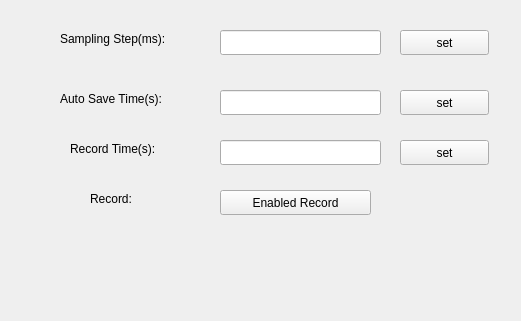
<?xml version="1.0" encoding="UTF-8"?>
<ui version="4.0">
 <class>data_server_record</class>
 <widget class="QWidget" name="data_server_record">
  <property name="geometry">
   <rect>
    <x>0</x>
    <y>0</y>
    <width>521</width>
    <height>321</height>
   </rect>
  </property>
  <property name="windowTitle">
   <string>Form</string>
  </property>
  <widget class="QLabel" name="label">
   <property name="geometry">
    <rect>
     <x>60</x>
     <y>30</y>
     <width>141</width>
     <height>17</height>
    </rect>
   </property>
   <property name="text">
    <string>Sampling Step(ms):</string>
   </property>
  </widget>
  <widget class="QLabel" name="label_2">
   <property name="geometry">
    <rect>
     <x>60</x>
     <y>90</y>
     <width>131</width>
     <height>17</height>
    </rect>
   </property>
   <property name="text">
    <string>Auto Save Time(s):</string>
   </property>
  </widget>
  <widget class="QLabel" name="label_3">
   <property name="geometry">
    <rect>
     <x>70</x>
     <y>140</y>
     <width>121</width>
     <height>17</height>
    </rect>
   </property>
   <property name="text">
    <string>Record Time(s):</string>
   </property>
  </widget>
  <widget class="QLineEdit" name="lineEdit">
   <property name="geometry">
    <rect>
     <x>220</x>
     <y>30</y>
     <width>161</width>
     <height>25</height>
    </rect>
   </property>
  </widget>
  <widget class="QLineEdit" name="lineEdit_2">
   <property name="geometry">
    <rect>
     <x>220</x>
     <y>90</y>
     <width>161</width>
     <height>25</height>
    </rect>
   </property>
  </widget>
  <widget class="QLineEdit" name="lineEdit_3">
   <property name="geometry">
    <rect>
     <x>220</x>
     <y>140</y>
     <width>161</width>
     <height>25</height>
    </rect>
   </property>
  </widget>
  <widget class="QPushButton" name="pushButton">
   <property name="geometry">
    <rect>
     <x>400</x>
     <y>30</y>
     <width>89</width>
     <height>25</height>
    </rect>
   </property>
   <property name="text">
    <string>set</string>
   </property>
  </widget>
  <widget class="QPushButton" name="pushButton_2">
   <property name="geometry">
    <rect>
     <x>400</x>
     <y>90</y>
     <width>89</width>
     <height>25</height>
    </rect>
   </property>
   <property name="text">
    <string>set</string>
   </property>
  </widget>
  <widget class="QPushButton" name="pushButton_3">
   <property name="geometry">
    <rect>
     <x>400</x>
     <y>140</y>
     <width>89</width>
     <height>25</height>
    </rect>
   </property>
   <property name="text">
    <string>set</string>
   </property>
  </widget>
  <widget class="QPushButton" name="pushButton_4">
   <property name="geometry">
    <rect>
     <x>220</x>
     <y>190</y>
     <width>151</width>
     <height>25</height>
    </rect>
   </property>
   <property name="text">
    <string>Enabled Record</string>
   </property>
  </widget>
  <widget class="QLabel" name="label_4">
   <property name="geometry">
    <rect>
     <x>90</x>
     <y>190</y>
     <width>67</width>
     <height>17</height>
    </rect>
   </property>
   <property name="text">
    <string>Record:</string>
   </property>
  </widget>
 </widget>
 <resources/>
 <connections/>
</ui>
